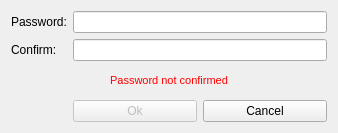
<?xml version="1.0" encoding="UTF-8"?>
<ui version="4.0">
  <class>NewPasswordDialog</class>
  <widget class="QDialog" name="NewPasswordDialog">
    <property name="geometry">
      <rect>
        <x>0</x>
        <y>0</y>
        <width>338</width>
        <height>133</height>
      </rect>
    </property>
    <property name="sizePolicy">
      <sizepolicy hsizetype="Fixed" vsizetype="Fixed">
        <horstretch>0</horstretch>
        <verstretch>0</verstretch>
      </sizepolicy>
    </property>
    <property name="windowTitle">
      <string>Enter password</string>
    </property>
    <layout class="QGridLayout" name="gridLayout">
      <item row="3" column="1">
        <widget class="QPushButton" name="m_okButton">
          <property name="enabled">
            <bool>false</bool>
          </property>
          <property name="text">
            <string>Ok</string>
          </property>
          <property name="default">
            <bool>true</bool>
          </property>
        </widget>
      </item>
      <item row="3" column="2">
        <widget class="QPushButton" name="m_cancelButton">
          <property name="text">
            <string>Cancel</string>
          </property>
        </widget>
      </item>
      <item row="0" column="0">
        <widget class="QLabel" name="label">
          <property name="sizePolicy">
            <sizepolicy hsizetype="Maximum" vsizetype="Preferred">
              <horstretch>0</horstretch>
              <verstretch>0</verstretch>
            </sizepolicy>
          </property>
          <property name="text">
            <string>Password:</string>
          </property>
        </widget>
      </item>
      <item row="0" column="1" colspan="2">
        <widget class="QLineEdit" name="m_passwordEdit">
          <property name="sizePolicy">
            <sizepolicy hsizetype="Expanding" vsizetype="Fixed">
              <horstretch>0</horstretch>
              <verstretch>0</verstretch>
            </sizepolicy>
          </property>
          <property name="echoMode">
            <enum>QLineEdit::Password</enum>
          </property>
        </widget>
      </item>
      <item row="1" column="1" colspan="2">
        <widget class="QLineEdit" name="m_passwordConfirmationEdit">
          <property name="echoMode">
            <enum>QLineEdit::Password</enum>
          </property>
        </widget>
      </item>
      <item row="1" column="0">
        <widget class="QLabel" name="label_2">
          <property name="sizePolicy">
            <sizepolicy hsizetype="Maximum" vsizetype="Preferred">
              <horstretch>0</horstretch>
              <verstretch>0</verstretch>
            </sizepolicy>
          </property>
          <property name="text">
            <string>Confirm:</string>
          </property>
        </widget>
      </item>
      <item row="2" column="0" colspan="3">
        <widget class="QLabel" name="m_errorLabel">
          <property name="styleSheet">
            <string notr="true">color: #ff0000; font: 11px;</string>
          </property>
          <property name="text">
            <string>Password not confirmed</string>
          </property>
          <property name="alignment">
            <set>Qt::AlignCenter</set>
          </property>
        </widget>
      </item>
    </layout>
  </widget>
  <tabstops>
    <tabstop>m_passwordEdit</tabstop>
    <tabstop>m_passwordConfirmationEdit</tabstop>
    <tabstop>m_okButton</tabstop>
    <tabstop>m_cancelButton</tabstop>
  </tabstops>
  <resources/>
  <connections>
    <connection>
      <sender>m_okButton</sender>
      <signal>clicked()</signal>
      <receiver>NewPasswordDialog</receiver>
      <slot>accept()</slot>
      <hints>
        <hint type="sourcelabel">
          <x>147</x>
          <y>102</y>
        </hint>
        <hint type="destinationlabel">
          <x>147</x>
          <y>63</y>
        </hint>
      </hints>
    </connection>
    <connection>
      <sender>m_cancelButton</sender>
      <signal>clicked()</signal>
      <receiver>NewPasswordDialog</receiver>
      <slot>reject()</slot>
      <hints>
        <hint type="sourcelabel">
          <x>241</x>
          <y>102</y>
        </hint>
        <hint type="destinationlabel">
          <x>147</x>
          <y>63</y>
        </hint>
      </hints>
    </connection>
    <connection>
      <sender>m_passwordEdit</sender>
      <signal>textChanged(QString)</signal>
      <receiver>NewPasswordDialog</receiver>
      <slot>checkPassword(QString)</slot>
      <hints>
        <hint type="sourcelabel">
          <x>206</x>
          <y>25</y>
        </hint>
        <hint type="destinationlabel">
          <x>168</x>
          <y>64</y>
        </hint>
      </hints>
    </connection>
    <connection>
      <sender>m_passwordConfirmationEdit</sender>
      <signal>textChanged(QString)</signal>
      <receiver>NewPasswordDialog</receiver>
      <slot>checkPassword(QString)</slot>
      <hints>
        <hint type="sourcelabel">
          <x>206</x>
          <y>64</y>
        </hint>
        <hint type="destinationlabel">
          <x>168</x>
          <y>64</y>
        </hint>
      </hints>
    </connection>
  </connections>
  <slots>
    <slot>checkPassword(QString)</slot>
  </slots>
</ui>
